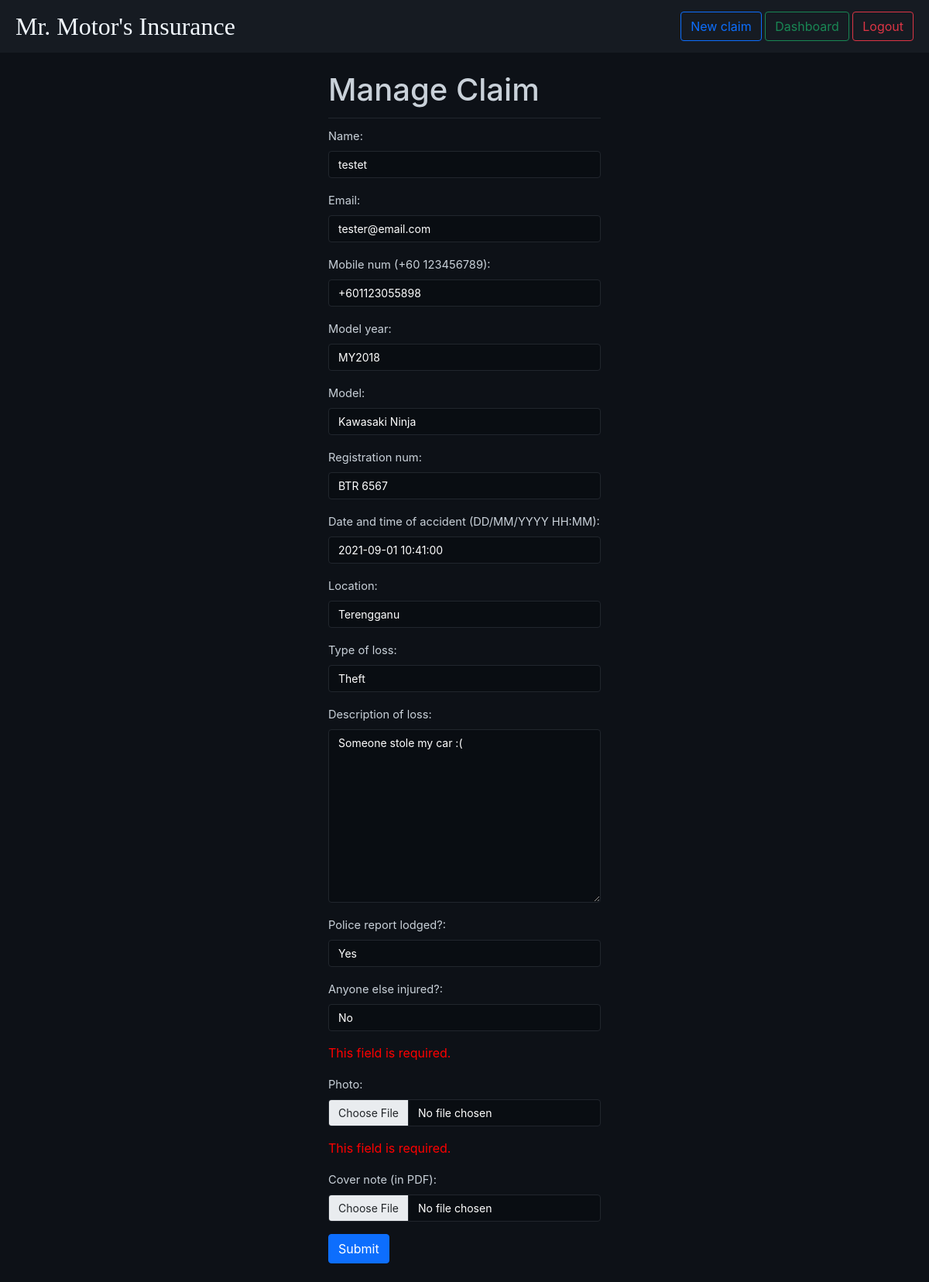
/dashboard/claims/manage/16 (signed in), run on the app's committed database.
### dashboard/models.py (models this page shows, shortened)
class Claim(models.Model):
    user = models.ForeignKey(User, on_delete=models.CASCADE, null=True)
    fullname = models.CharField(max_length=100)
    email = models.EmailField(max_length=254)
    mobile_num = PhoneNumberField()
    vehicle_model_year = models.CharField(max_length=6)
    vehicle_model = models.CharField(max_length=60)
    vehicle_no = models.CharField(max_length=20)
    accident_dt = models.DateTimeField()
    location = models.CharField(max_length=80)
    OWN_DAMAGE = 'OD'
    KNOCK_FOR_KNOCK = 'KFK'
    WINDSCREEN_DAMAGE = 'WD'
    THEFT = 'T'
    LOSS_CHOICES = [
        (OWN_DAMAGE, 'Own Damage'),
        (KNOCK_FOR_KNOCK, 'Knock for Knock'),
        (WINDSCREEN_DAMAGE, 'Windscreen Damage'),
        (THEFT, 'Theft'),
    ]
    loss_type = models.CharField(
        max_length=3,
        choices=LOSS_CHOICES,
        default=OWN_DAMAGE,
    )
    loss_desc = models.TextField()
    YES = 'Yes'
    NO = 'No'
    P_REPORT_CHOICES = [
        (YES, 'Yes'),
        (NO, 'No'),
    ]
    pr_lodged_inq = models.CharField(
        max_length=3,
        choices=P_REPORT_CHOICES,
        default=YES,
    )
    INQ_INJURY_CHOICES = [
        (YES, 'Yes'),
        (NO, 'No'),
    ]
    inq_injury = models.CharField(
        max_length=3,
        choices=INQ_INJURY_CHOICES,
        default=NO,
    )
    def validate_pdf_file_extension(value):
        try:
            if value.file.content_type != 'application/pdf':
                raise ValidationError(
                'Invalid file type. Only .pdf files are accepted.'
            )
        except:
            pass
    def img_user_directory_path(instance, filename):
        return 'user_{0}/images/{1}'.format(instance.user.username, filename)
    def pdf_user_directory_path(instance, filename):
        return 'user_{0}/pdfs/{1}'.format(instance.user.username, filename)
    photo = models.ImageField(upload_to=img_user_directory_path)
    insurance_cover_note_pdf = models.FileField(upload_to=pdf_user_directory_path, validators=[validate_pdf_file_extension])
    in_p = 'In Progress'
    acp = 'Accepted'
    STATUS_CHOICES = [
        (in_p, 'In Progress'),
        (acp, 'Accepted'),
    ]
    status = models.CharField(
        max_length=11,
        choices=STATUS_CHOICES,
        default='In Progress',
    )

### dashboard/views.py (the view)
# urls.py: path('claims/manage/<int:claim_id>', views.manage, name='manage'),
@login_required
def manage(request, claim_id):
    if request.method == 'POST':
        form = ClaimForm(request.POST, request.FILES, use_required_attribute=False)
        if form.is_valid():
            fullname = form.cleaned_data['fullname']
            email = form.cleaned_data['email']
            mobile_num = form.cleaned_data['mobile_num']
            vehicle_model_year = form.cleaned_data['vehicle_model_year']
            vehicle_model = form.cleaned_data['vehicle_model']
            vehicle_no = form.cleaned_data['vehicle_no']
            accident_dt = form.cleaned_data['accident_dt']
            location = form.cleaned_data['location']
            loss_type = form.cleaned_data['loss_type']
            loss_desc = form.cleaned_data['loss_desc']
            pr_lodged_inq = form.cleaned_data['pr_lodged_inq']
            inq_injury = form.cleaned_data['inq_injury']
            photo = form.cleaned_data['photo']
            insurance_cover_note_pdf = form.cleaned_data['insurance_cover_note_pdf']
            claim = Claim(
                user=request.user,
                fullname=fullname,
                email=email,
                mobile_num=mobile_num,
                vehicle_model_year=vehicle_model_year,
                vehicle_model=vehicle_model,
                vehicle_no=vehicle_no,
                accident_dt=accident_dt,
                location=location,
                loss_type=loss_type,
                loss_desc=loss_desc,
                pr_lodged_inq=pr_lodged_inq,
                inq_injury=inq_injury,
                photo=photo,
                insurance_cover_note_pdf=insurance_cover_note_pdf,
            )
            claim.save()
            messages.success(request, 'Claim updated!')
        return redirect(reverse('dashboard:manage', args=(claim_id,)))
    else:
        data = Claim.objects.get(id=claim_id)
        if data.status == 'Accepted':
            return render(request, 'dashboard/view_claim.html', {'claim': data})
        else:
            form = ClaimForm(model_to_dict(data), use_required_attribute=False)
            return render(request, 'dashboard/manage.html', {'form': form, 'f_type': 'Manage', 'cid': claim_id})

### dashboard/forms.py
class ClaimForm(forms.ModelForm):
    class Meta:
        model = Claim
        fields = [
            'fullname',
            'email',
            'mobile_num',
            'vehicle_model_year',
            'vehicle_model',
            'vehicle_no',
            'accident_dt',
            'location',
            'loss_type',
            'loss_desc',
            'pr_lodged_inq',
            'inq_injury',
            'photo',
            'insurance_cover_note_pdf'
        ]
    def __init__(self, *args, **kwargs):
        super(ClaimForm, self).__init__(*args, **kwargs)
        for visible in self.visible_fields():
            visible.field.widget.attrs['class'] = 'form-control field-d'

### dashboard/templates/dashboard/manage.html
{% extends 'base/base.html' %}
{% block content %}
{% include 'dashboard/claim_form.html' %}
{% endblock %}

### dashboard/templates/dashboard/claim_form.html (shortened to what this page needs)
{% block content %}
<div class="f-container">
    <h1 class="form-title">{{ f_type }} Claim</h1>
    <form enctype="multipart/form-data" action="{% if f_type == 'Submit' %}{% url 'dashboard:submit' %}{% else %}{% url 'dashboard:manage' cid %}{% endif %}" method="post">
        <div class="mb-3">
            <label class="form-label" for="{{ form.fullname.id_for_label }}">Name:</label>
            {{ form.fullname }}
        </div>
        <div class="mb-3">
            <label class="form-label" for="{{ form.email.id_for_label }}">Email:</label>
            {{ form.email }}
        </div>
        <div class="mb-3">
            <label class="form-label" for="{{ form.mobile_num.id_for_label }}">Mobile num (+60 123456789):</label>
            {{ form.mobile_num }}
        </div>
        <div class="mb-3">
            <label class="form-label" for="{{ form.vehicle_model_year.id_for_label }}">Model year:</label>
            {{ form.vehicle_model_year }}
        </div>
        <div class="mb-3">
            <label class="form-label" for="{{ form.vehicle_model.id_for_label }}">Model:</label>
            {{ form.vehicle_model }}
        </div>
        <div class="mb-3">
            <label class="form-label" for="{{ form.vehicle_no.id_for_label }}">Registration num:</label>
            {{ form.vehicle_no }}
        </div>
        <div class="mb-3">
            <label class="form-label" for="{{ form.accident_dt.id_for_label }}">Date and time of accident (DD/MM/YYYY HH:MM):</label>
            {{ form.accident_dt }}
        </div>
        <div class="mb-3">
            <label class="form-label" for="{{ form.location.id_for_label }}">Location:</label>
            {{ form.location }}
        </div>
        <div class="mb-3">
            <label class="form-label" for="{{ form.loss_type.id_for_label }}">Type of loss:</label>
            {{ form.loss_type }}
        </div>
        <div class="mb-3">
            <label class="form-label" for="{{ form.loss_desc.id_for_label }}">Description of loss:</label>
            {{ form.loss_desc }}
        </div>
        <div class="mb-3">
            <label class="form-label" for="{{ form.pr_lodged_inq.id_for_label }}">Police report lodged?:</label>
            {{ form.pr_lodged_inq }}
        </div>
        <div class="mb-3">
            <label class="form-label" for="{{ form.inq_injury.id_for_label }}">Anyone else injured?:</label>
            {{ form.inq_injury }}
        </div>
        <div class="mb-3">
            {{ form.photo.errors }}
            <label class="form-label" for="{{ form.photo.id_for_label }}">Photo:</label>
            {{ form.photo }}
        </div>
        <div class="mb-3">
            {{ form.insurance_cover_note_pdf.errors }}
            <label class="form-label" for="{{ form.insurance_cover_note_pdf.id_for_label }}">Cover note (in PDF):</label>
            {{ form.insurance_cover_note_pdf }}
        </div>
        <input class="btn btn-primary" type="submit" value="Submit">
    </form>
</div>
{% endblock %}

### static/base/main.css (style rules this page uses)
* { margin: 0; padding: 0; }
.form-label { font-size: 11pt; }
body { background-color: #0d1117; font-family: -apple-system, BlinkMacSystemFont, 'Segoe UI', Roboto, Oxygen, Ubuntu, Cantarell, 'Open Sans', 'Helvetica Neue', sans-serif; }
label, .form-title { color: #c9d1d9; }
.errorlist { color: red; list-style-type: none; padding-left: 0; }
.form-title { border-bottom: 1px solid #21262d; padding-bottom: 12px; margin-bottom: 10px; }
.field-d, .field-d:focus { background-color: rgba(1, 4, 9, 0.3) !important; color: rgb(255, 255, 255); border: 1px solid #21262d; font-size: 14px; }
.f-container { padding: 1.5rem; min-width: 300px; max-width: 400px; margin: 0 auto; }

### data on the page
Claim: fullname "testet", email "tester@email.com", mobile_num "+601123055898", vehicle_model_year "MY2018", vehicle_model "Kawasaki Ninja", vehicle_no "BTR 6567", accident_dt "2021-09-01 10:41:00", location "Terengganu", loss_type "Theft", loss_desc "Someone stole my car :(", pr_lodged_inq "Yes", inq_injury "No"

### other printed values
{{ f_type }} "Manage"
